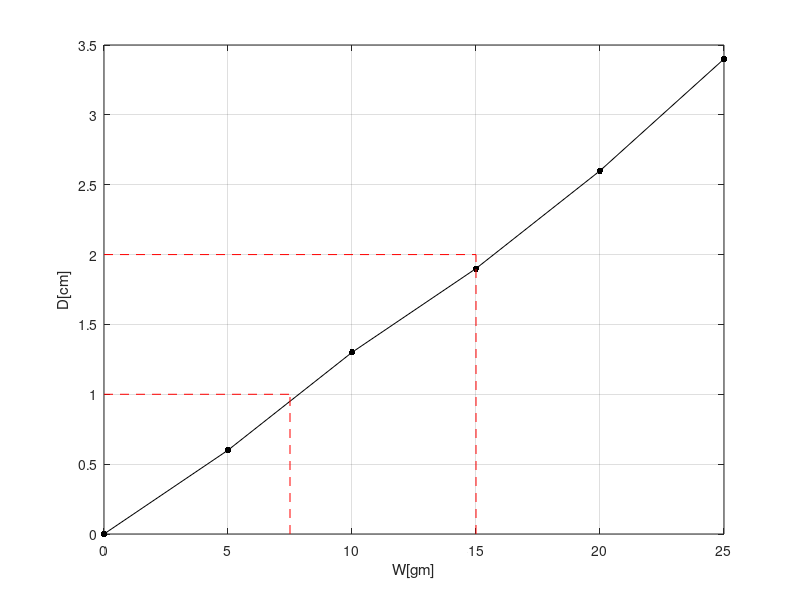

MATLAB code for this plot:
clc;
clear; 

w = [0, 5, 10, 15, 20, 25];
d = [0, 0.6, 1.3, 1.9, 2.6, 3.4];

xl = xlim();
yl = ylim();

w1 = 7.5;
w2 = 15;
d1 = 1;
d2 = 2;
r = 3.07 / 2;

plot(w, d, "-k.", "MarkerSize", 15);

% now calculate the slope;
slope = (gradient(d)./gradient(w));
n = (d2 - d1) / (w2 - w1);

% calculate the density;
p = 1 / (pi * r^2 * n);

% draw slope lines;
line([w1;w1], [0; d1], "LineStyle", "--", "Color", "r", "MarkerSize", 15);
line([0;w1], [d1; d1], "LineStyle", "--", "Color", "r", "MarkerSize", 15);
line([w2;w2], [0; d2], "LineStyle", "--", "Color", "r", "MarkerSize", 15);
line([0;w2], [d2; d2], "LineStyle", "--", "Color", "r", "MarkerSize", 15);


xlabel("W[gm]");
ylabel("D[cm]");
grid on;

% now show the results;
disp("الميل = ");
disp(n);

disp("الكثافة = ");
disp(p);





